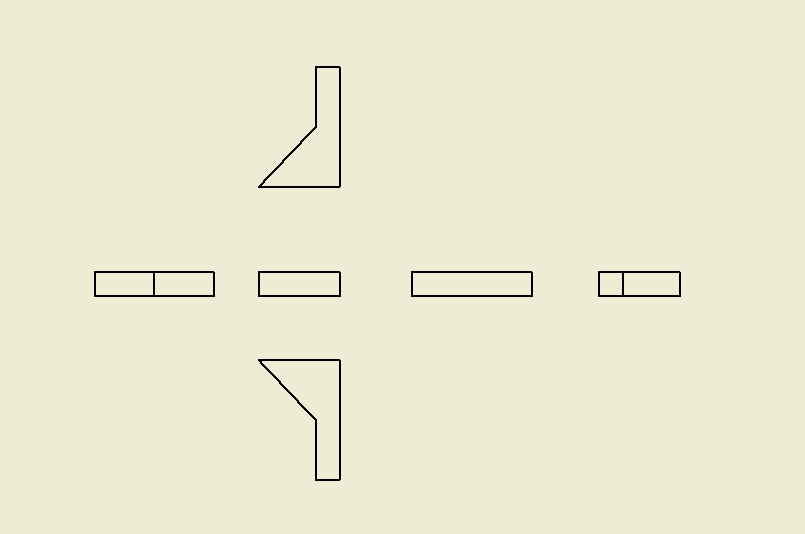
%> input picture test_part_ortho.PNG, 805 x 534 px
$ octave begin.m   (GNU Octave 9; MATLAB toolbox functions it lacks are replaced by stand-ins)
%> lines starting %> are read from the running program, lines starting %| are printed output that depends on the picture; in (x1, y1, x2, y2) boxes, pixels count from 0 and x2, y2 are one past the last pixel; in counts of white or black regions, pixels touching at a corner belong together; the program's own positions count from 1
clc;clear;close all;
im = rgb2gray(imread('test_part_ortho.PNG'));
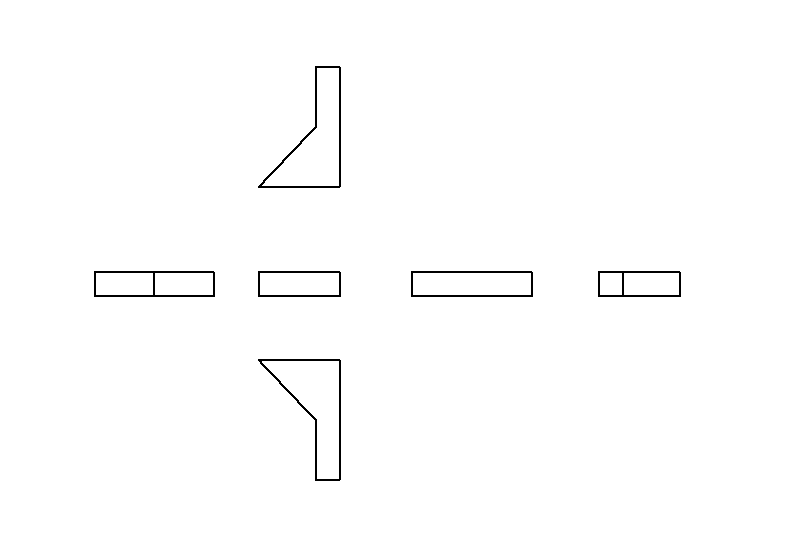
%> im: size 534x805 uint8; values 0 (black) and 234 (white), 99.2% white; black in thin lines or dots, all inside (x1, y1, x2, y2) = (94, 66, 681, 481)
im = im < mean(mean(im));

im2 = zeros(size(im));

CC = bwconncomp(im);
%> CC = 6 connected components
centers = [];

for i = 1:length(CC.PixelIdxList)
    % Get the connected components
    component = CC.PixelIdxList{i};
    % Change color of components
    im2(component) = i * 20;
    % Set the x and y positions of the component
    [row, col] = ind2sub(size(im2), component);

    % Define centers by X and Y position
    X_center = min(col) + (max(col) - min(col))/2;
    Y_center = min(row) + (max(row) - min(row))/2;
    centers(i,:) = [X_center, Y_center];
    %     bounding_points(i,:) = [min(row), min(col)];
end
%> this loop made 6 passes
%> (X_center, Y_center) on passes 1 to 6: (155, 284.5), (300, 127.5), (300, 284.5), (300, 420.5), (472.5, 284.5), (640, 284.5)
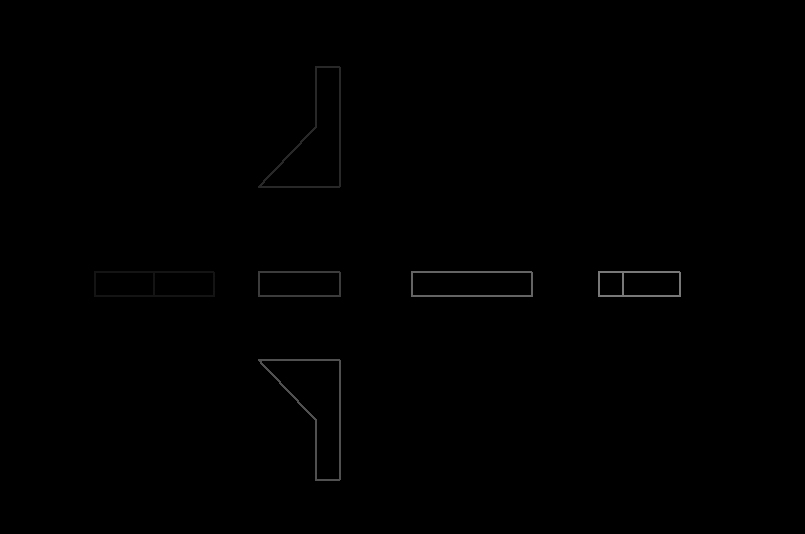
%> im2: size 534x805 double; min 0, max 120, mean 0.6
%> after the loop, centers = [155 284.5; 300 127.5; 300 284.5; 300 420.5; 472.5 284.5; 640 284.5]

imagesc(im2);
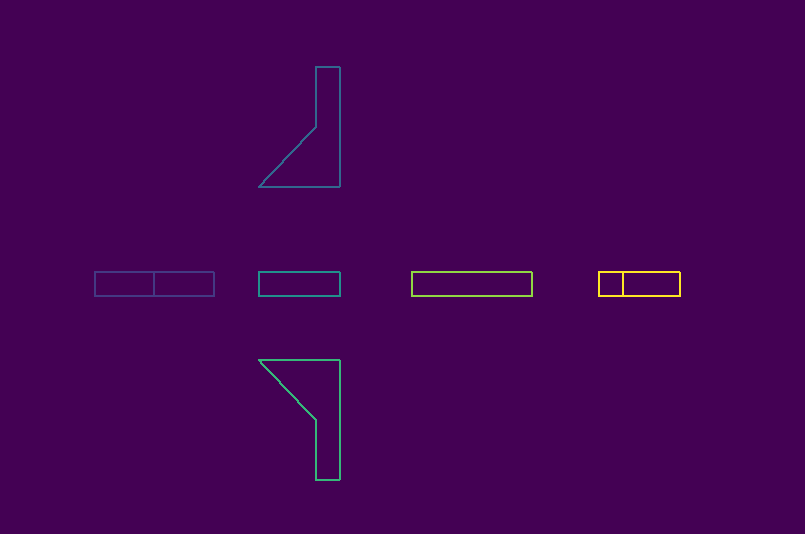
%> displayed picture: size 534x805x3, on the screen's scale of 0 to 255; mean R, G, B 68.2, 2.2, 84.2

% Create grid for determining location and neighbors of all centers
X_grid = unique(centers(:,1));
%> X_grid = [155; 300; 472.5; 640]
Y_grid = unique(centers(:,2));
%> Y_grid = [127.5; 284.5; 420.5]

grid = zeros(length(Y_grid), length(X_grid));

% Set position of each center in grid
for i = 1:size(centers,1)
    x = find(X_grid == centers(i,1));
    y = find(Y_grid == centers(i,2));
    grid(y,x) = 1;
%> (the run ends here)
